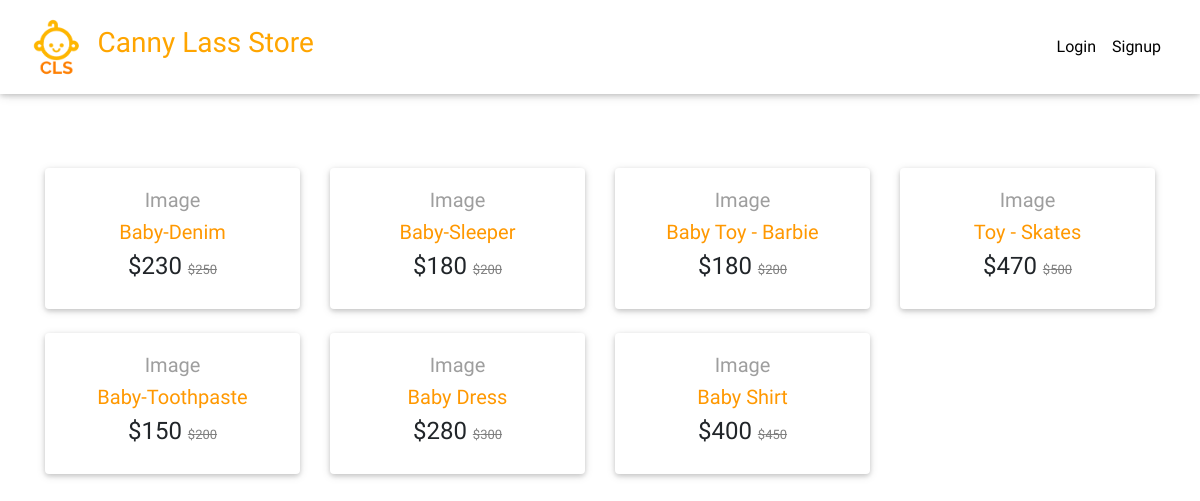
Before: / with the older database file.
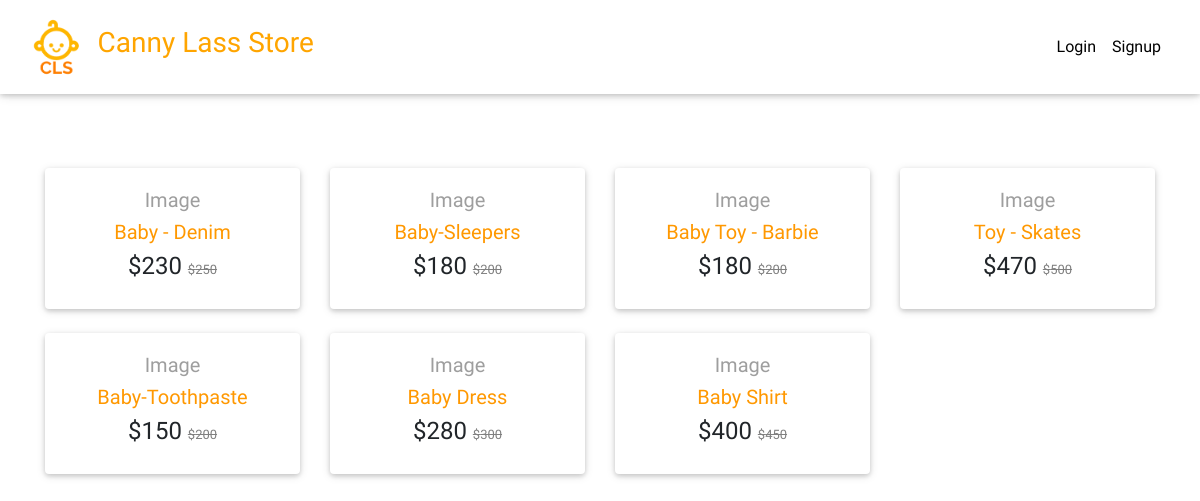
After: the same page with the newer database file.
### catalog/models.py (models this page shows, shortened)
class Item(models.Model):
    title = models.CharField(max_length=200)
    price = models.IntegerField()
    discount_price = models.IntegerField(blank=True, null=True)
    slug = models.SlugField()
    status = models.CharField(max_length=200)
    category = models.CharField(choices=CATEGORY_CHOICES, max_length=2)
    label = models.CharField(choices=LABEL_CHOICES, max_length=2)
    description = models.TextField()
    image = models.ImageField(default='default.jpg', upload_to='productImages')

### catalog/views.py (the view)
# urls.py: path('', HomeView.as_view(), name='home'),
class HomeView(ListView):
    model = Item
    template_name = 'home.html'

### templates/home.html (shortened to what this page needs)
{% extends 'base.html' %}
{% block content %}
<div class="h-25">
</div>
<main>
  <div class="container">
    <section class="text-center mb-4 mt-3">
      <div class="row wow fadeIn">
        {% for object in object_list %}
        <div class="col-lg-3 col-md-6 mb-4">
          <div class="card">
            <div class="card-body text-center">
              <a href="" class="grey-text">
                <h5>Image</h5>
              </a>
              <h5>
                <a href="{% url 'product' object.slug %}" class="orange-text">{{object.title}}</a>
              </h5>
              <h4>
                {% if object.discount_price %}
                  ${{object.discount_price}}
                  <span style="font-size: small; color: gray"><del>${{object.price}}</del></span>
                {% else %}
                  ${{object.price}}
                {% endif %}
              </h4>
            </div>
          </div>
        </div>
        {% endfor %}
      </div>
    </section>
  </div>
</main>
{% endblock content %}

Changed rows visible on the page:
changed Item: title "Baby-Denim" → "Baby - Denim"
changed Item: title "Baby-Sleeper" → "Baby-Sleepers"
